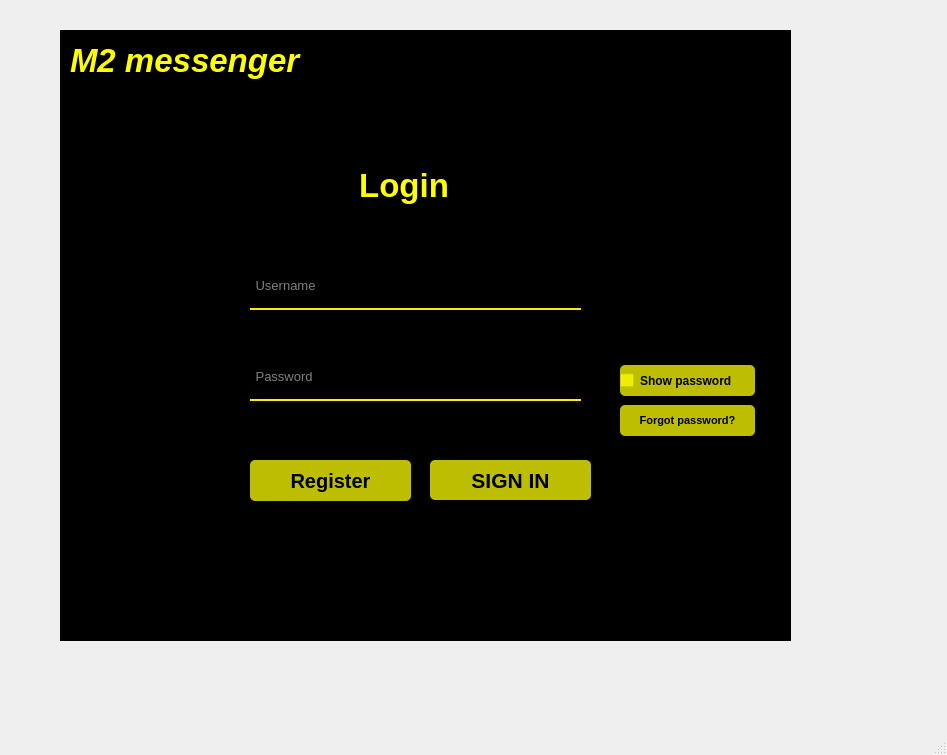
<?xml version="1.0" encoding="UTF-8"?>
<ui version="4.0">
 <class>MainWindow</class>
 <widget class="QMainWindow" name="MainWindow">
  <property name="geometry">
   <rect>
    <x>0</x>
    <y>0</y>
    <width>947</width>
    <height>755</height>
   </rect>
  </property>
  <property name="windowTitle">
   <string>MainWindow</string>
  </property>
  <property name="styleSheet">
   <string notr="true"/>
  </property>
  <widget class="QWidget" name="centralwidget">
   <widget class="QWidget" name="widget" native="true">
    <property name="geometry">
     <rect>
      <x>60</x>
      <y>30</y>
      <width>731</width>
      <height>611</height>
     </rect>
    </property>
    <property name="styleSheet">
     <string notr="true">background-color:rgba(0, 0, 0, 255);</string>
    </property>
    <widget class="QLabel" name="label_3">
     <property name="geometry">
      <rect>
       <x>290</x>
       <y>120</y>
       <width>131</width>
       <height>71</height>
      </rect>
     </property>
     <property name="font">
      <font>
       <pointsize>25</pointsize>
       <bold>true</bold>
      </font>
     </property>
     <property name="styleSheet">
      <string notr="true">color:rgb(255,255,0)	;
</string>
     </property>
     <property name="text">
      <string> Login</string>
     </property>
    </widget>
    <widget class="QLineEdit" name="lineEdit">
     <property name="geometry">
      <rect>
       <x>190</x>
       <y>240</y>
       <width>331</width>
       <height>40</height>
      </rect>
     </property>
     <property name="font">
      <font>
       <pointsize>10</pointsize>
      </font>
     </property>
     <property name="styleSheet">
      <string notr="true">bbackground-color:rgba(0, 0, 0, 0);
border:none;
border-bottom:2px solid rgba(254, 231, 21, 1);
color:rgba(255, 255, 255, 255);
padding-bottom:7px;</string>
     </property>
     <property name="placeholderText">
      <string> Username</string>
     </property>
    </widget>
    <widget class="QLineEdit" name="lineEdit_2">
     <property name="geometry">
      <rect>
       <x>190</x>
       <y>331</y>
       <width>331</width>
       <height>40</height>
      </rect>
     </property>
     <property name="font">
      <font>
       <pointsize>10</pointsize>
      </font>
     </property>
     <property name="styleSheet">
      <string notr="true">bbackground-color:rgba(0, 0, 0, 0);
border:none;
border-bottom:2px solid rgba(254, 231, 21, 1);
color:rgba(255, 255, 255, 255);
padding-bottom:7px;</string>
     </property>
     <property name="echoMode">
      <enum>QLineEdit::Password</enum>
     </property>
     <property name="placeholderText">
      <string> Password</string>
     </property>
    </widget>
    <widget class="QPushButton" name="pushButton">
     <property name="geometry">
      <rect>
       <x>370</x>
       <y>430</y>
       <width>161</width>
       <height>40</height>
      </rect>
     </property>
     <property name="font">
      <font>
       <pointsize>16</pointsize>
       <bold>true</bold>
      </font>
     </property>
     <property name="styleSheet">
      <string notr="true">QPushButton#pushButton{
	background-color:rgba(255, 255, 0, 190);
	color:rgba(0, 0, 0, 255);
	border-radius:5px;
}

QPushButton#pushButton:hover{
	background-color:rgb(246, 120, 29);

}

QPushButton#pushButton:pressed{
	padding-left:5px;
	padding-top:5px;
	background-color:rgba(150,123, 111, 255);
}</string>
     </property>
     <property name="text">
      <string>SIGN IN</string>
     </property>
    </widget>
    <widget class="QPushButton" name="pushButton_2">
     <property name="geometry">
      <rect>
       <x>560</x>
       <y>375</y>
       <width>135</width>
       <height>31</height>
      </rect>
     </property>
     <property name="font">
      <font>
       <pointsize>8</pointsize>
       <bold>true</bold>
      </font>
     </property>
     <property name="styleSheet">
      <string notr="true">QPushButton#pushButton_2{
	background-color:rgba(255, 255, 0, 190);
	color:rgba(0, 0, 0, 255);
	border-radius:5px;
}

QPushButton#pushButton_2:hover{
	background-color:rgb(246, 120, 29);

}

QPushButton#pushButton_2:pressed{
	padding-left:5px;
	padding-top:5px;
	background-color:rgba(150,123, 111, 255);
}</string>
     </property>
     <property name="text">
      <string>Forgot password?</string>
     </property>
    </widget>
    <widget class="QPushButton" name="pushButton_3">
     <property name="geometry">
      <rect>
       <x>190</x>
       <y>430</y>
       <width>161</width>
       <height>41</height>
      </rect>
     </property>
     <property name="font">
      <font>
       <pointsize>15</pointsize>
       <bold>true</bold>
      </font>
     </property>
     <property name="styleSheet">
      <string notr="true">QPushButton#pushButton_3{
	background-color:rgba(255, 255, 0, 190);
	color:rgba(0, 0, 0, 255);
	border-radius:5px;
}

QPushButton#pushButton_3:hover{
	background-color:rgb(246, 120, 29);

}

QPushButton#pushButton_3:pressed{
	padding-left:5px;
	padding-top:5px;
	background-color:rgba(150,123, 111, 255);
}</string>
     </property>
     <property name="text">
      <string>Register</string>
     </property>
    </widget>
    <widget class="QLabel" name="label">
     <property name="geometry">
      <rect>
       <x>550</x>
       <y>10</y>
       <width>151</width>
       <height>171</height>
      </rect>
     </property>
     <property name="styleSheet">
      <string notr="true">image: url(:/icons/telegramlogo.jpeg);</string>
     </property>
     <property name="text">
      <string/>
     </property>
    </widget>
    <widget class="QCheckBox" name="checkBox">
     <property name="geometry">
      <rect>
       <x>560</x>
       <y>335</y>
       <width>135</width>
       <height>31</height>
      </rect>
     </property>
     <property name="font">
      <font>
       <bold>true</bold>
      </font>
     </property>
     <property name="styleSheet">
      <string notr="true">QCheckBox#checkBox{
	background-color:rgba(255, 255, 0, 190);

	color:rgba(0, 0, 0, 255);
	border-radius:5px;
}


QCheckBox#checkBox:hover{
	background-color:rgb(246, 120, 29);

}</string>
     </property>
     <property name="text">
      <string>Show password</string>
     </property>
    </widget>
    <widget class="QLabel" name="label_2">
     <property name="geometry">
      <rect>
       <x>10</x>
       <y>0</y>
       <width>291</width>
       <height>61</height>
      </rect>
     </property>
     <property name="font">
      <font>
       <pointsize>25</pointsize>
       <italic>true</italic>
       <bold>true</bold>
      </font>
     </property>
     <property name="styleSheet">
      <string notr="true">color:rgb(255,255,0)	;</string>
     </property>
     <property name="text">
      <string>M2 messenger</string>
     </property>
    </widget>
   </widget>
  </widget>
  <widget class="QStatusBar" name="statusbar"/>
 </widget>
 <resources/>
 <connections/>
</ui>
